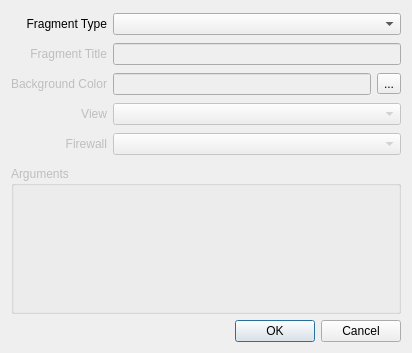
<ui version="4.0" >
 <class>AddFragDialog</class>
 <widget class="QDialog" name="AddFragDialog" >
  <property name="windowModality" >
   <enum>Qt::WindowModal</enum>
  </property>
  <property name="geometry" >
   <rect>
    <x>0</x>
    <y>0</y>
    <width>412</width>
    <height>353</height>
   </rect>
  </property>
  <property name="windowTitle" >
   <string>New Fragment</string>
  </property>
  <layout class="QVBoxLayout" name="verticalLayout" >
   <item>
    <widget class="QWidget" native="1" name="headerWidget" >
     <layout class="QHBoxLayout" name="horizontalLayout_2" >
      <property name="margin" >
       <number>0</number>
      </property>
      <item>
       <layout class="QGridLayout" name="gridLayout" >
        <item row="0" column="1" >
         <widget class="QComboBox" name="type" >
          <property name="insertPolicy" >
           <enum>QComboBox::InsertAlphabetically</enum>
          </property>
         </widget>
        </item>
        <item row="0" column="0" >
         <widget class="QLabel" name="type_label" >
          <property name="text" >
           <string>Fragment Type</string>
          </property>
          <property name="alignment" >
           <set>Qt::AlignRight|Qt::AlignTrailing|Qt::AlignVCenter</set>
          </property>
         </widget>
        </item>
        <item row="1" column="0" >
         <widget class="QLabel" name="title_label" >
          <property name="enabled" >
           <bool>false</bool>
          </property>
          <property name="text" >
           <string>Fragment Title</string>
          </property>
          <property name="alignment" >
           <set>Qt::AlignRight|Qt::AlignTrailing|Qt::AlignVCenter</set>
          </property>
         </widget>
        </item>
        <item row="1" column="1" >
         <widget class="QLineEdit" name="title" >
          <property name="enabled" >
           <bool>false</bool>
          </property>
          <property name="frame" >
           <bool>true</bool>
          </property>
         </widget>
        </item>
        <item row="3" column="0" >
         <widget class="QLabel" name="view_label" >
          <property name="enabled" >
           <bool>false</bool>
          </property>
          <property name="text" >
           <string>View</string>
          </property>
          <property name="alignment" >
           <set>Qt::AlignRight|Qt::AlignTrailing|Qt::AlignVCenter</set>
          </property>
         </widget>
        </item>
        <item row="3" column="1" >
         <widget class="QComboBox" name="view" >
          <property name="enabled" >
           <bool>false</bool>
          </property>
          <property name="editable" >
           <bool>false</bool>
          </property>
         </widget>
        </item>
        <item row="2" column="0" >
         <widget class="QLabel" name="color_label" >
          <property name="enabled" >
           <bool>false</bool>
          </property>
          <property name="text" >
           <string>Background Color</string>
          </property>
          <property name="alignment" >
           <set>Qt::AlignRight|Qt::AlignTrailing|Qt::AlignVCenter</set>
          </property>
         </widget>
        </item>
        <item row="2" column="1" >
         <layout class="QHBoxLayout" name="horizontalLayout" >
          <item>
           <widget class="QLineEdit" name="color" >
            <property name="enabled" >
             <bool>false</bool>
            </property>
            <property name="autoFillBackground" >
             <bool>true</bool>
            </property>
            <property name="styleSheet" >
             <string notr="true" />
            </property>
           </widget>
          </item>
          <item>
           <widget class="QToolButton" name="color_button" >
            <property name="text" >
             <string>...</string>
            </property>
           </widget>
          </item>
         </layout>
        </item>
        <item row="4" column="0" >
         <widget class="QLabel" name="firewall_label" >
          <property name="enabled" >
           <bool>false</bool>
          </property>
          <property name="text" >
           <string>Firewall</string>
          </property>
          <property name="alignment" >
           <set>Qt::AlignRight|Qt::AlignTrailing|Qt::AlignVCenter</set>
          </property>
         </widget>
        </item>
        <item row="4" column="1" >
         <widget class="QComboBox" name="firewall" >
          <property name="enabled" >
           <bool>false</bool>
          </property>
         </widget>
        </item>
       </layout>
      </item>
     </layout>
    </widget>
   </item>
   <item>
    <widget class="QGroupBox" name="args" >
     <property name="enabled" >
      <bool>false</bool>
     </property>
     <property name="title" >
      <string>Arguments</string>
     </property>
     <property name="checkable" >
      <bool>false</bool>
     </property>
     <property name="checked" >
      <bool>false</bool>
     </property>
     <layout class="QGridLayout" name="gridLayout_2" >
      <property name="leftMargin" >
       <number>9</number>
      </property>
      <property name="topMargin" >
       <number>2</number>
      </property>
      <property name="bottomMargin" >
       <number>2</number>
      </property>
      <property name="spacing" >
       <number>2</number>
      </property>
     </layout>
    </widget>
   </item>
   <item>
    <widget class="QDialogButtonBox" name="buttonBox" >
     <property name="enabled" >
      <bool>true</bool>
     </property>
     <property name="orientation" >
      <enum>Qt::Horizontal</enum>
     </property>
     <property name="standardButtons" >
      <set>QDialogButtonBox::Cancel|QDialogButtonBox::Ok</set>
     </property>
    </widget>
   </item>
  </layout>
 </widget>
 <tabstops>
  <tabstop>type</tabstop>
  <tabstop>title</tabstop>
  <tabstop>color</tabstop>
  <tabstop>color_button</tabstop>
  <tabstop>view</tabstop>
  <tabstop>firewall</tabstop>
  <tabstop>buttonBox</tabstop>
 </tabstops>
 <resources/>
 <connections>
  <connection>
   <sender>buttonBox</sender>
   <signal>accepted()</signal>
   <receiver>AddFragDialog</receiver>
   <slot>accept()</slot>
   <hints>
    <hint type="sourcelabel" >
     <x>248</x>
     <y>254</y>
    </hint>
    <hint type="destinationlabel" >
     <x>157</x>
     <y>274</y>
    </hint>
   </hints>
  </connection>
  <connection>
   <sender>buttonBox</sender>
   <signal>rejected()</signal>
   <receiver>AddFragDialog</receiver>
   <slot>reject()</slot>
   <hints>
    <hint type="sourcelabel" >
     <x>316</x>
     <y>260</y>
    </hint>
    <hint type="destinationlabel" >
     <x>286</x>
     <y>274</y>
    </hint>
   </hints>
  </connection>
 </connections>
</ui>
